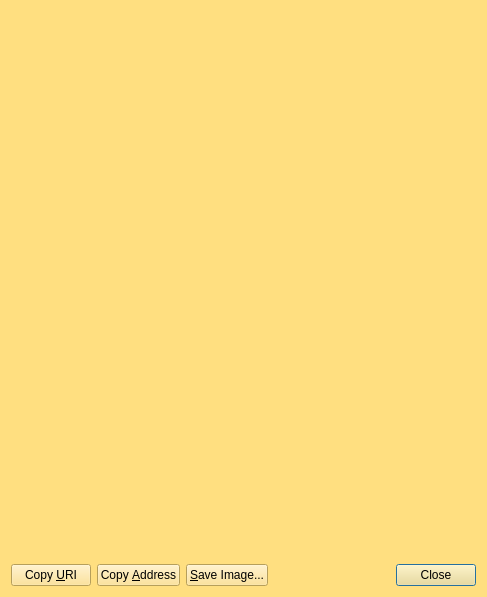
<?xml version="1.0" encoding="UTF-8"?>
<ui version="4.0">
 <class>ReceiveRequestDialog</class>
 <widget class="QDialog" name="ReceiveRequestDialog">
  <property name="geometry">
   <rect>
    <x>0</x>
    <y>0</y>
    <width>487</width>
    <height>597</height>
   </rect>
  </property>
  <property name="styleSheet">
   <string notr="true">background-color: rgb(255, 223, 128);</string>
  </property>
  <layout class="QVBoxLayout" name="verticalLayout_3">
   <item>
    <widget class="QRImageWidget" name="lblQRCode">
     <property name="sizePolicy">
      <sizepolicy hsizetype="Expanding" vsizetype="Fixed">
       <horstretch>0</horstretch>
       <verstretch>0</verstretch>
      </sizepolicy>
     </property>
     <property name="minimumSize">
      <size>
       <width>300</width>
       <height>320</height>
      </size>
     </property>
     <property name="toolTip">
      <string>QR Code</string>
     </property>
     <property name="textFormat">
      <enum>Qt::PlainText</enum>
     </property>
     <property name="alignment">
      <set>Qt::AlignCenter</set>
     </property>
     <property name="wordWrap">
      <bool>true</bool>
     </property>
    </widget>
   </item>
   <item>
    <widget class="QTextEdit" name="outUri">
     <property name="sizePolicy">
      <sizepolicy hsizetype="Expanding" vsizetype="Expanding">
       <horstretch>0</horstretch>
       <verstretch>0</verstretch>
      </sizepolicy>
     </property>
     <property name="minimumSize">
      <size>
       <width>0</width>
       <height>50</height>
      </size>
     </property>
     <property name="frameShape">
      <enum>QFrame::NoFrame</enum>
     </property>
     <property name="frameShadow">
      <enum>QFrame::Plain</enum>
     </property>
     <property name="tabChangesFocus">
      <bool>true</bool>
     </property>
     <property name="textInteractionFlags">
      <set>Qt::TextSelectableByKeyboard|Qt::TextSelectableByMouse</set>
     </property>
    </widget>
   </item>
   <item>
    <layout class="QHBoxLayout" name="horizontalLayout">
     <item>
      <widget class="QPushButton" name="btnCopyURI">
       <property name="text">
        <string>Copy &amp;URI</string>
       </property>
       <property name="autoDefault">
        <bool>false</bool>
       </property>
      </widget>
     </item>
     <item>
      <widget class="QPushButton" name="btnCopyAddress">
       <property name="text">
        <string>Copy &amp;Address</string>
       </property>
       <property name="autoDefault">
        <bool>false</bool>
       </property>
      </widget>
     </item>
     <item>
      <widget class="QPushButton" name="btnSaveAs">
       <property name="text">
        <string>&amp;Save Image...</string>
       </property>
       <property name="autoDefault">
        <bool>false</bool>
       </property>
      </widget>
     </item>
     <item>
      <spacer name="horizontalSpacer_2">
       <property name="orientation">
        <enum>Qt::Horizontal</enum>
       </property>
       <property name="sizeHint" stdset="0">
        <size>
         <width>40</width>
         <height>20</height>
        </size>
       </property>
      </spacer>
     </item>
     <item>
      <widget class="QDialogButtonBox" name="buttonBox">
       <property name="standardButtons">
        <set>QDialogButtonBox::Close</set>
       </property>
      </widget>
     </item>
    </layout>
   </item>
  </layout>
 </widget>
 <customwidgets>
  <customwidget>
   <class>QRImageWidget</class>
   <extends>QLabel</extends>
   <header>receiverequestdialog.h</header>
  </customwidget>
 </customwidgets>
 <resources/>
 <connections>
  <connection>
   <sender>buttonBox</sender>
   <signal>rejected()</signal>
   <receiver>ReceiveRequestDialog</receiver>
   <slot>reject()</slot>
   <hints>
    <hint type="sourcelabel">
     <x>452</x>
     <y>573</y>
    </hint>
    <hint type="destinationlabel">
     <x>243</x>
     <y>298</y>
    </hint>
   </hints>
  </connection>
  <connection>
   <sender>buttonBox</sender>
   <signal>accepted()</signal>
   <receiver>ReceiveRequestDialog</receiver>
   <slot>accept()</slot>
   <hints>
    <hint type="sourcelabel">
     <x>452</x>
     <y>573</y>
    </hint>
    <hint type="destinationlabel">
     <x>243</x>
     <y>298</y>
    </hint>
   </hints>
  </connection>
 </connections>
</ui>
